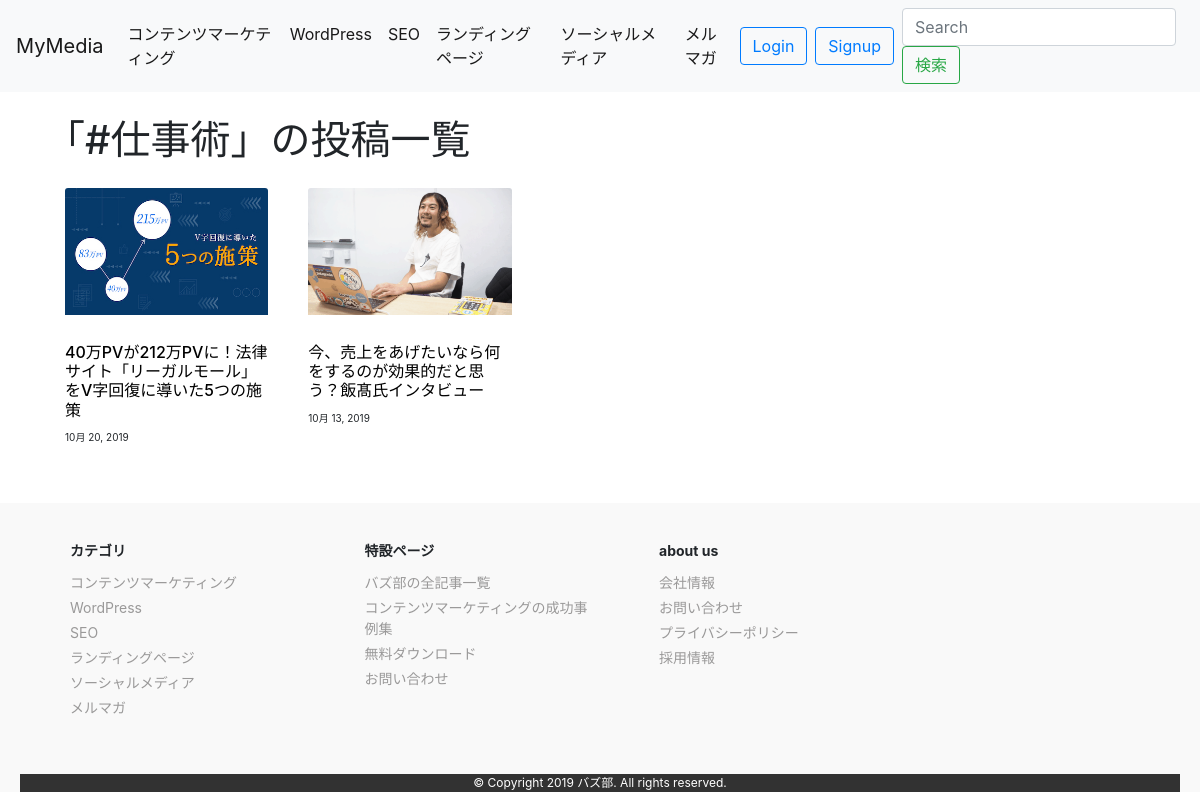
Page /blog/tag/shigotojutsu/ on the committed database.
### blog/models.py (models this page shows, shortened)
class Category(models.Model):
    name = models.CharField(max_length=255)
    slug = models.SlugField(unique=True)
    timestamp = models.DateTimeField(auto_now_add=True)

class Tag(models.Model):
    name = models.CharField(max_length=255)
    slug = models.SlugField(unique=True)
    timestamp = models.DateTimeField(auto_now_add=True)

class Post(models.Model):
    category = models.ForeignKey(Category, on_delete=models.PROTECT)
    tags = models.ManyToManyField(Tag, blank=True)
    title = models.CharField(max_length=255)
    content = models.TextField()
    description = models.TextField(blank=True)
    created_at = models.DateTimeField(auto_now_add=True)
    updated_at = models.DateTimeField(auto_now=True)
    published_at = models.DateTimeField(blank=True, null=True)
    is_public = models.BooleanField(default=False)
    image = models.ImageField(
        upload_to='post_images/', null=True, blank=True)
    class Meta:
        ordering = ['-created_at']

### blog/views.py (the view)
# urls.py: path('tag/<str:tag_slug>/', TagPostView.as_view(), name='tag_post'),
class TagPostView(ListView):
    model = Post
    template_name = 'blog/tag_post.html'
    def get_queryset(self):
        tag_slug = self.kwargs['tag_slug']
        self.tag = get_object_or_404(Tag, slug=tag_slug)
        qs = super().get_queryset().filter(tags=self.tag)
        return qs
    def get_context_data(self, **kwargs):
        context = super().get_context_data(**kwargs)
        context['tag'] = self.tag
        return context

### dbsite2/context_processors.py (called while the page is built)
def common(request):
    context = {
        'categories': Category.objects.annotate(
            num_posts=Count('post', filter=Q(post__is_public=True))),
        'tags': Tag.objects.annotate(
            num_posts=Count('post', filter=Q(post__is_public=True))),
    }
    return context

### blog/templates/blog/tag_post.html (shortened to what this page needs)
{% extends "base.html" %}
{% block content %}
<div class="container">
  <div class="row">
    <main class="col-md-8">
      <h1 class="mb-4">「#{{ tag.name }}」の投稿一覧</h1>
      {% include "blog/snippets/main_post_list.html" %}
    </main>
  </div>
</div>
{% endblock %}

### templates/base/navbar.html (shortened to what this page needs)
<nav class="navbar navbar-expand-lg navbar-light bg-light mb-4">
  <a class="navbar-brand" href="/blog/">MyMedia</a>
  <div class="collapse navbar-collapse" id="navbarSupportedContent">
    <ul class="navbar-nav mr-auto">
      {% for category in categories|dictsort:"id" %}
      <li class="nav-item active">
        <a href="{% url 'blog:category_post' category.slug %}" class="nav-link">{{ category.name }}</a>
      </li>
      {% endfor %}
    </ul>
    {% include "blog/snippets/user_auth.html" %}
    {% include "blog/snippets/search_form.html" %}
  </div>
</nav>

### blog/templates/blog/snippets/main_post_list.html (shortened to what this page needs)
<div class="post-loop-wrap">
{% for post in object_list %}
{% if user.is_authenticated or post.is_public %}
<article class="entry">
  {% if post.image %}
  <figure>
   <a href="{% url 'blog:post_detail' post.id %}">
     <img class="card-img-top" src="{{ post.image.url }}" alt="{{ post.title }}">
   </a>
  </figure>
  {% endif %}
  <header class="post-header">
      <h2 class="post-title">
        <a href="{% url 'blog:post_detail' post.id %}">
          {{ post.title }}
        </a>
      </h2>
  </header>
  <section>
    <p class="pub-date">{{ post.published_at|date }}</p>
  </section>
</article>
{% endif %}
{% empty %}
<p>まだ投稿はありません。</p>
{% endfor %}
</div>

### blog/static/blog/css/blog.css (style rules this page uses)
img { max-width: 100%; height: auto; }
.post-loop-wrap { width: 100%; max-width: 1200px; margin: 0 auto; font-size: 0; }
.entry { width: 33.33%; display: inline-block; vertical-align: top; font-size: 16px; padding: 0 20px 42px; margin: 0; }
.post-loop-wrap .post-header { padding: 12px 0 10px; }
.post-loop-wrap .post-title { font-size: 16px; margin: 0; }
.post-title a { color: #000; }
.pub-date { font-size: 10px; }

### rows in the picture
Category: name "コンテンツマーケティング"
Category: name "WordPress"
Category: name "SEO"
Category: name "ランディングページ"
Category: name "ソーシャルメディア"
Category: name "メルマガ"
Tag: name "仕事術"
Post: image (picture), title "40万PVが212万PVに！法律サイト「リーガルモール」をV字回復に導いた5つの施策", published_at "10月 20, 2019"
Post: image (picture), title "今、売上をあげたいなら何をするのが効果的だと思う？飯髙氏インタビュー", published_at "10月 13, 2019"
